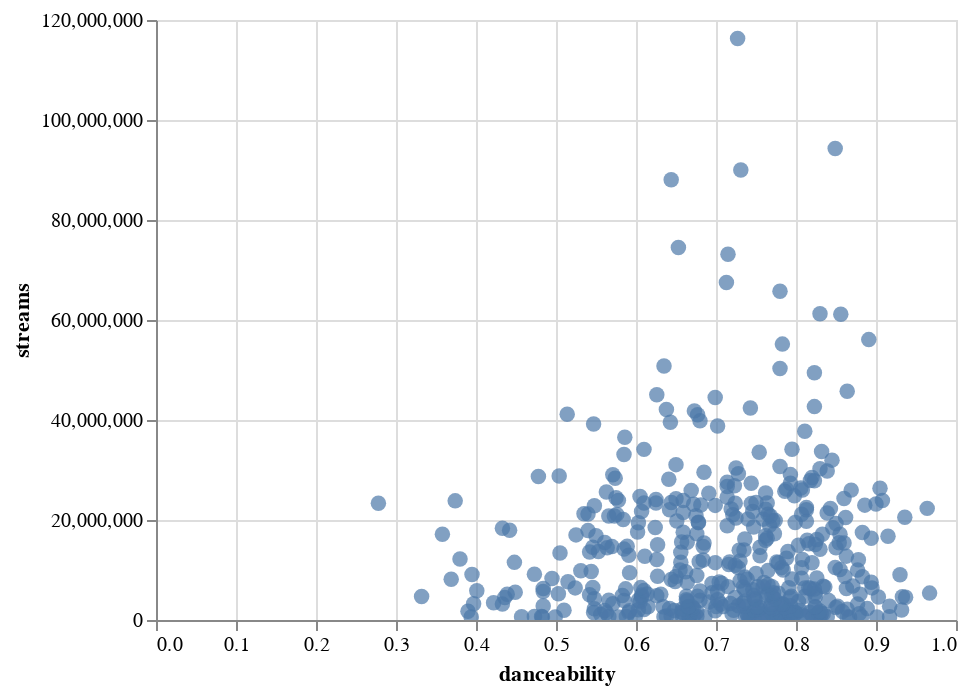

The notebook cell this image was saved under:
### Markdown cell above
Realize visualizacion de los datos en altair para ver si existen cierta tendencia en los datos antes de implementar el modelo de regresion multiple.

### Code cell
import pandas as pd 
import altair as alt
import numpy as np
data=pd.read_parquet("../data/processed/Streamsfeatures.parquet")

df=pd.DataFrame(data,columns=['streams','danceability','energy','duration_ms','loudness','speechiness','instrumentalness','liveness','valence','tempo','acousticness'])

alt.Chart(df).mark_circle(size=60).encode(
    x='danceability',
    y='streams',
    tooltip=['danceability','streams']
).interactive()

### Figure 1 — Vega-Lite specification as saved in the notebook (floating-point values rounded to 4 significant figures; data arrays with more than 128 entries replaced by an {"elided": "..."} marker saying what was removed)
{"config": {"view": {"continuousWidth": 400, "continuousHeight": 300}}, "data": {"name": "data-5128c5da305daf28d6bf299d6d50e9e1"}, "mark": {"type": "circle", "size": 60}, "encoding": {"tooltip": [{"field": "danceability", "type": "quantitative"}, {"field": "streams", "type": "quantitative"}], "x": {"field": "danceability", "type": "quantitative"}, "y": {"field": "streams", "type": "quantitative"}}, "selection": {"selector001": {"type": "interval", "bind": "scales", "encodings": ["x", "y"]}}, "$schema": "https://vega.github.io/schema/vega-lite/v4.17.0.json", "datasets": {"data-5128c5da305daf28d6bf299d6d50e9e1": {"elided": "447 records"}}}
